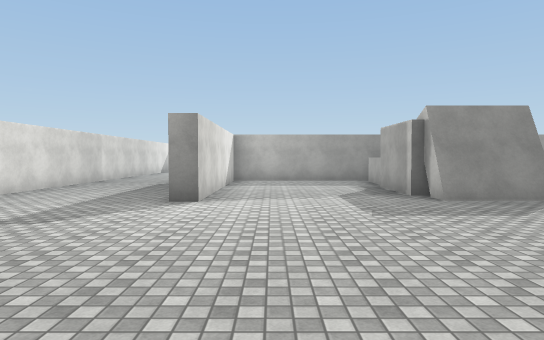
View 1 (above)

16 first-person views from a walk through a scene from a Unity 3-D project. The camera is 1.5 m above the floor, tilts 2° down and sees 75° across. The floor is counted in squares, 2 m on a side. Each view is taken from the middle of a square. On the plan, view 1 faces up. The plan holds only what a view shows up to about 11 squares ahead; the rest is blank. The place goes on beyond the plan. The player is left out. Surface patterns are stand-ins for the level's own textures.

View 2
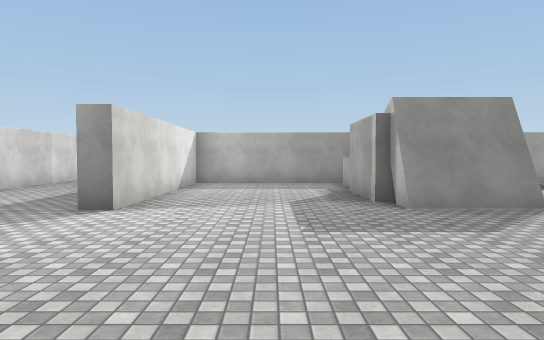

View 3
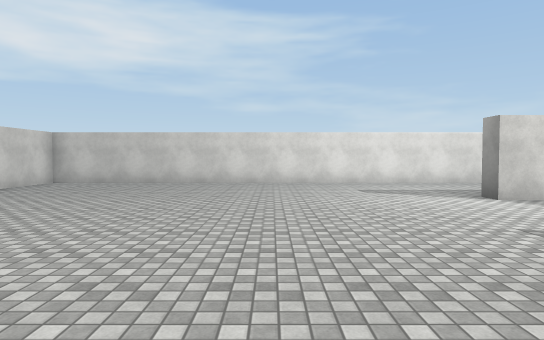

View 4
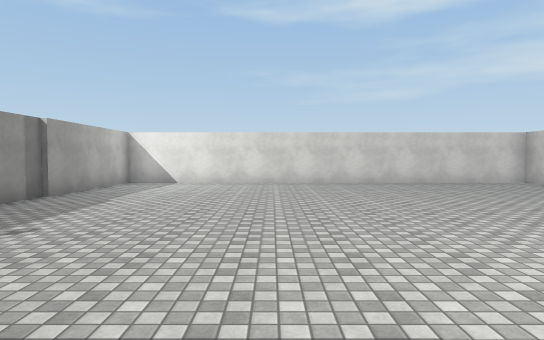

View 5
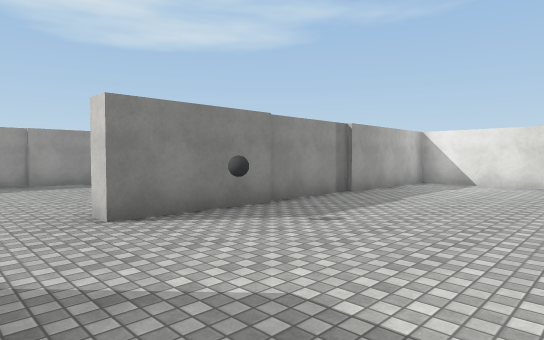

View 6
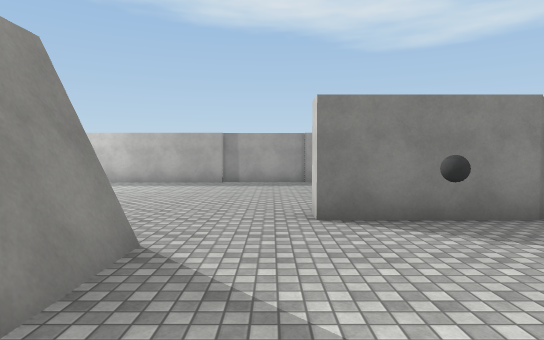

View 7
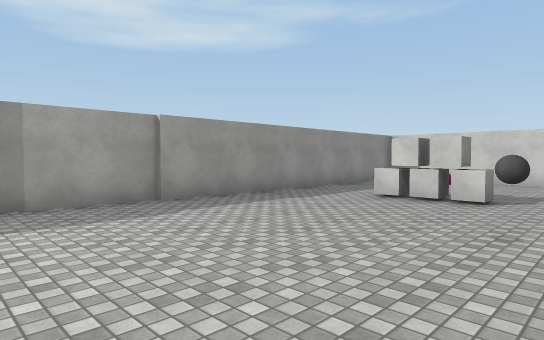

View 8
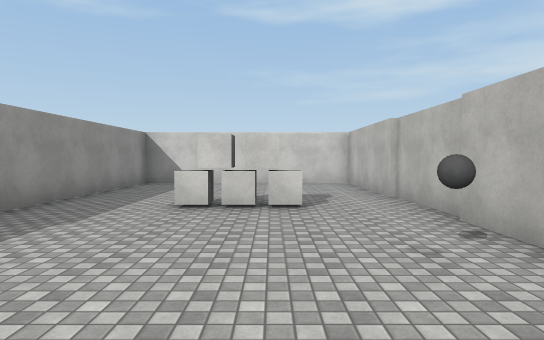

View 9
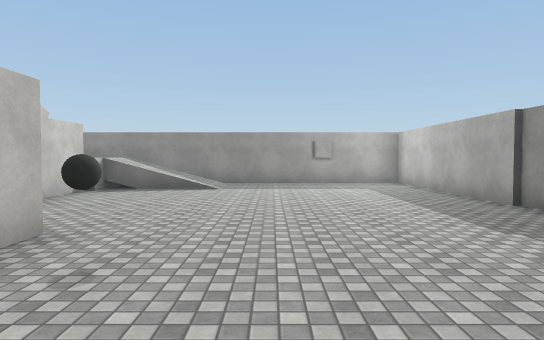

View 10
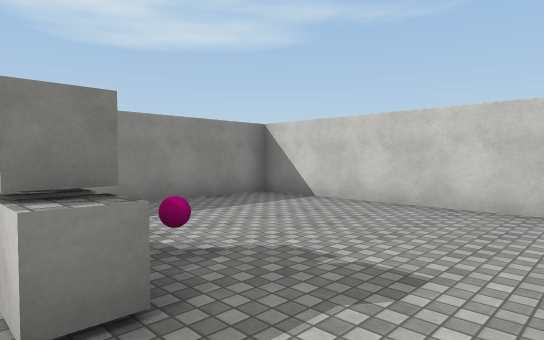

View 11
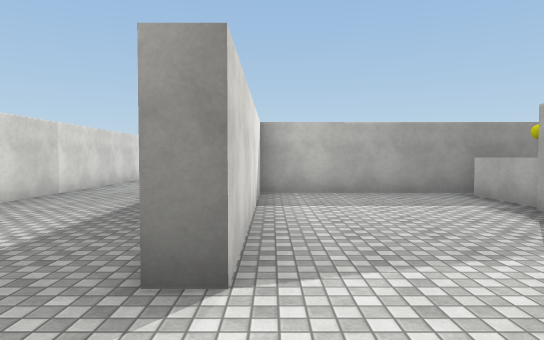

View 12
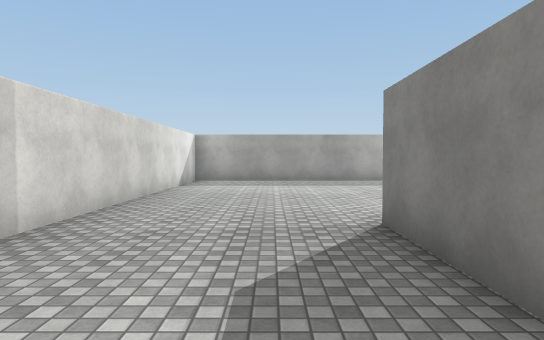

View 13
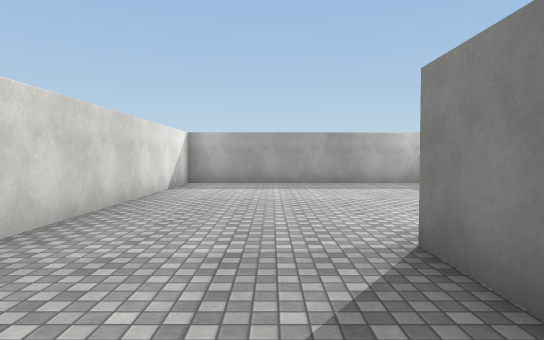

View 14
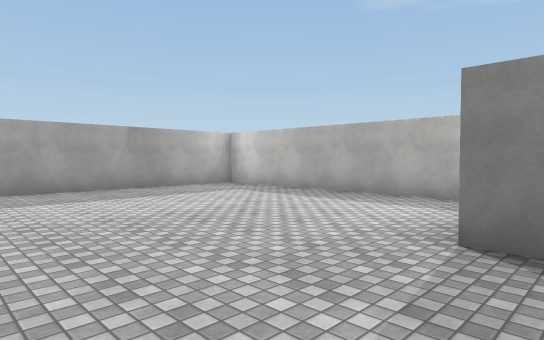

View 15
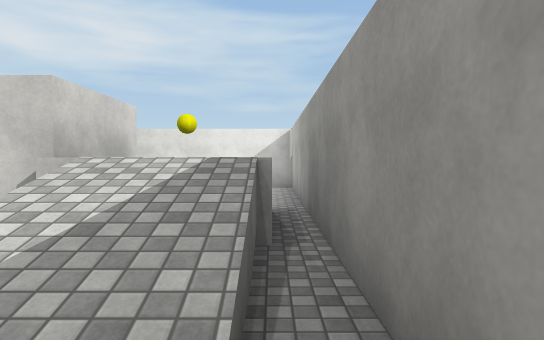

View 16
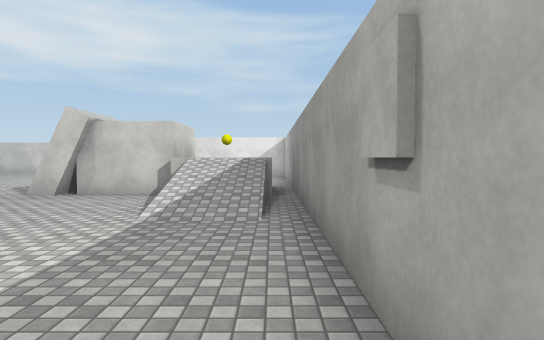

### Floor plan
Ten units are one square. View 1 is at (0, 0); x grows to the right and y downward. Boxes are objects, and circles mark ways between rooms. Rooms are numbered by the first view taken in them; rooms with no view inside come last. Other rooms are left out.
<svg viewBox="-60 -200 192 250">
<path fill="none" stroke="#000" d="M-17 -95 -17 -120M28 -70 28 -90 48 -90M50 -65 30 -65 30 -70M18 -130 18 -195 -55 -195 -55 45 62 45 62 -45M55 -115 -12 -115 -12 -60 -18 -60M62 -45 67 -45 67 -18M67 -16 67 45 127 45 127 -115 55 -115M50 -71 50 -65M42 -68 50 -68M61 -94 50 -94M48 -90 48 -70"/>
<rect x="25" y="-105" width="10" height="10" fill="#bbb"><title>yellow ball</title></rect>
<rect x="85" y="-5" width="10" height="10" fill="#bbb"><title>other object</title></rect>
<rect x="95" y="-5" width="10" height="10" fill="#bbb"><title>pink ball</title></rect>
<circle cx="50" cy="-100" r="3" fill="#2a7"/>
<circle cx="55" cy="-55" r="3" fill="#2a7"/>
<text x="-10" y="-60">1</text>
<text x="90" y="-40">2</text>
</svg>
Room 1 opens to room 2.

Where each view was taken, in squares from view 1:
view 1: 0 up, 0 right, facing up
view 2: 1 up, 1 right, facing up
view 3: 2 up, 5 right, facing left
view 4: 6 up, 2 right, facing down
view 5: 6 up, 2 right, facing down-right
view 6: 5 up, 2 right, facing right
view 7: 7 up, 7 right, facing down-right
view 8: 6 up, 9 right, facing down
view 9: 1 up, 9 right, facing up
view 10: 1 up, 7 right, facing down-right
view 11: 4 up, 1 left, facing up
view 12: 8 up, 3 left, facing up
view 13: 9 up, 3 left, facing up
view 14: 11 up, 5 left, facing up-right
view 15: 11 up, 8 right, facing left
view 16: 11 up, 12 right, facing left
